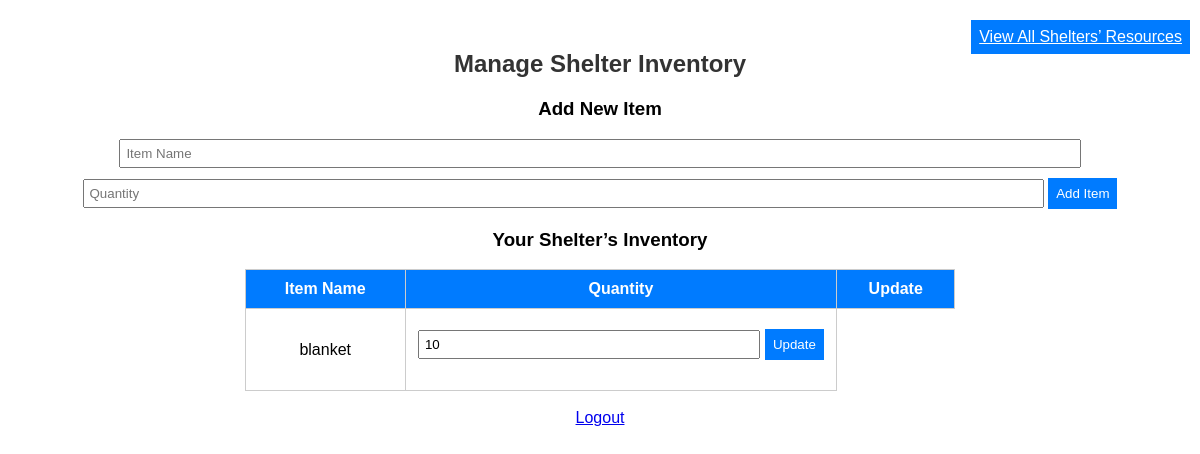
/manage_inventory (signed in), run on an earlier commit of the app's database.
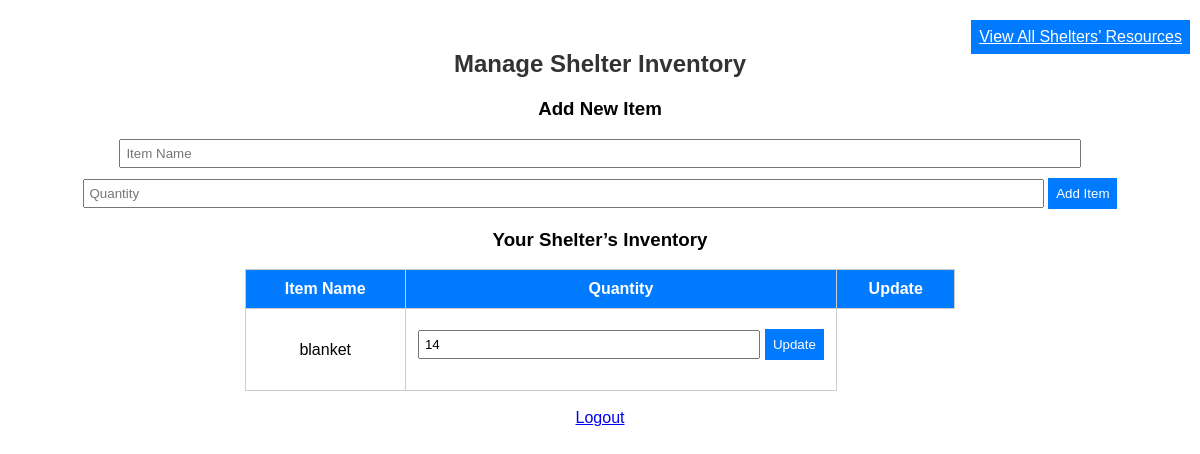
And on a later commit of the database.
### tables this page shows
CREATE TABLE resources (id INTEGER PRIMARY KEY AUTOINCREMENT, name TEXT, quantity INTEGER, user_id INTEGER);

### hackathon/main.py (the view, shortened to what this page needs)
@app.route('/manage_inventory', methods=['GET', 'POST'])
def manage_inventory():
    if 'user_id' not in session:
        return redirect(url_for('login'))
    user_id = session['user_id']
    view_all = session.get('view_all', False)
    if view_all:
        inventory = query_db('select r.*, u.shelter_name from resources r join users u on r.user_id = u.user_id')
    else:
        inventory = query_db('select * from resources where user_id = ?', [user_id])
    return render_template('manage_inventory.html', inventory=inventory, view_all=view_all)

### hackathon/main.py (called while the page is built)
def get_db():
    db = getattr(g, '_database', None)
    if db is None:
        db = g._database = sqlite3.connect(DATABASE)
        db.row_factory = sqlite3.Row
    return db

@app.teardown_appcontext
def close_connection(exception):
    db = getattr(g, '_database', None)
    if db is not None:
        db.close()

def query_db(query, args=(), one=False):
    cur = get_db().execute(query, args)
    rv = cur.fetchall()
    cur.close()
    return (rv[0] if rv else None) if one else rv

### hackathon/templates/manage_inventory.html (shortened to what this page needs)
<!DOCTYPE html>
<html lang="en">
<head>
</head>
<body>
    <h2>Manage Shelter Inventory</h2>
    <a href="/toggle_view" class="view-button">{{ 'View All Shelters’ Resources' if not view_all else 'View Your Shelter’s Resources' }}</a>
    <h3>Add New Item</h3>
    <form action="/manage_inventory" method="POST">
        <input type="text" name="item_name" placeholder="Item Name" required>
        <input type="number" name="quantity" placeholder="Quantity" required>
        <button type="submit">Add Item</button>
    </form>
    <h3>{{ 'All Shelters’ Inventory' if view_all else 'Your Shelter’s Inventory' }}</h3>
    <table>
        <tr>
            <th>Item Name</th>
            <th>Quantity</th>
            <th>Update</th>
        </tr>
        {% for item in inventory %}
        <tr>
            <td>{{ item.name }}</td>
            <td>
                <form action="/update_quantity/{{ item.id }}" method="POST">
                    <input type="number" name="quantity" value="{{ item.quantity }}" required>
                    <button type="submit">Update</button>
                </form>
            </td>
        </tr>
        {% endfor %}
    </table>
    <br>
    <a href="/logout">Logout</a>
</body>
</html>

### hackathon/templates/manage_inventory.html (style rules this page uses)
body { font-family: Arial, sans-serif; text-align: center; margin-top: 50px; }
h2 { color: #333; }
form { margin-bottom: 20px; }
table { width: 60%; margin: 0 auto; border-collapse: collapse; }
th, td { border: 1px solid #ccc; padding: 10px; text-align: center; }
th { background-color: #007BFF; color: white; }
input[type="text"], input[type="number"] { padding: 5px; width: 80%; }
button, .view-button { padding: 8px; margin-top: 10px; background-color: #007BFF; color: white; border: none; cursor: pointer; }
.view-button { position: absolute; top: 10px; right: 10px; }

What changed in the data, as far as the page shows it:
changed resources "blanket": quantity "10" → "14"
